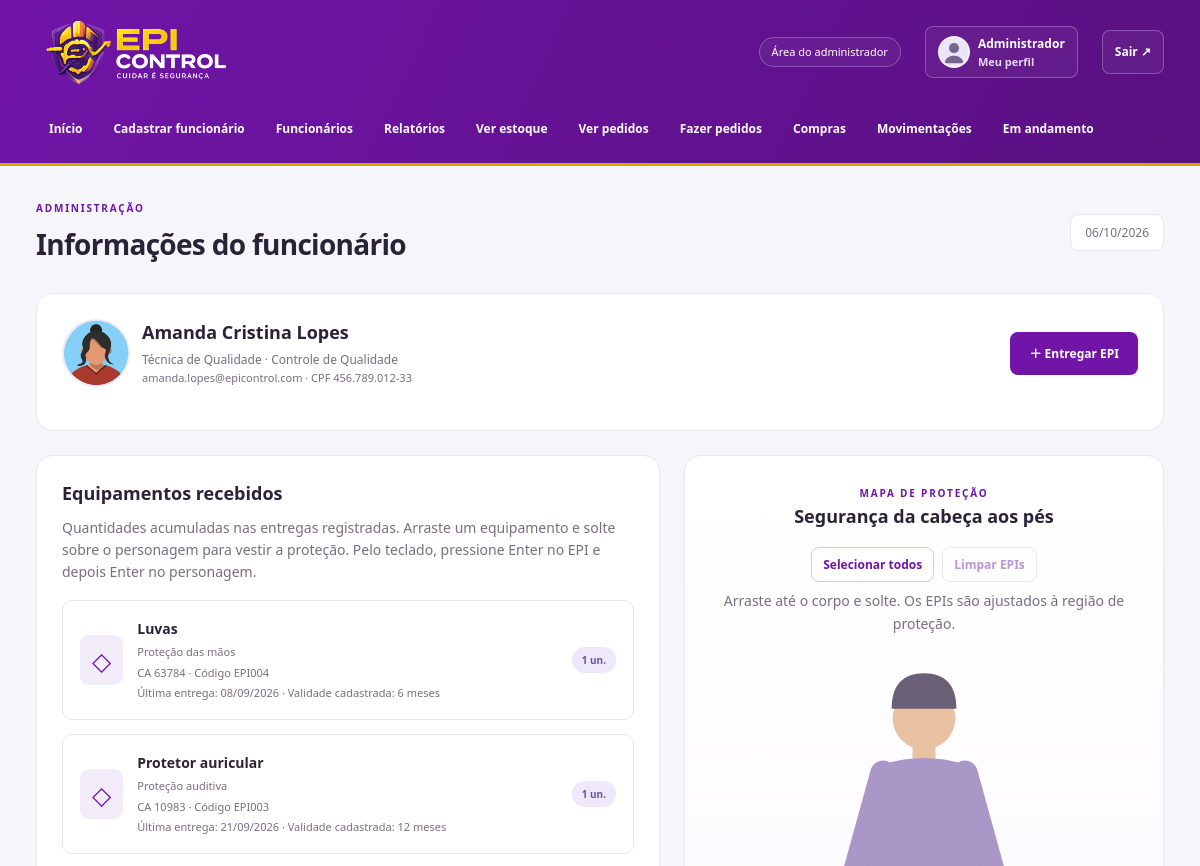
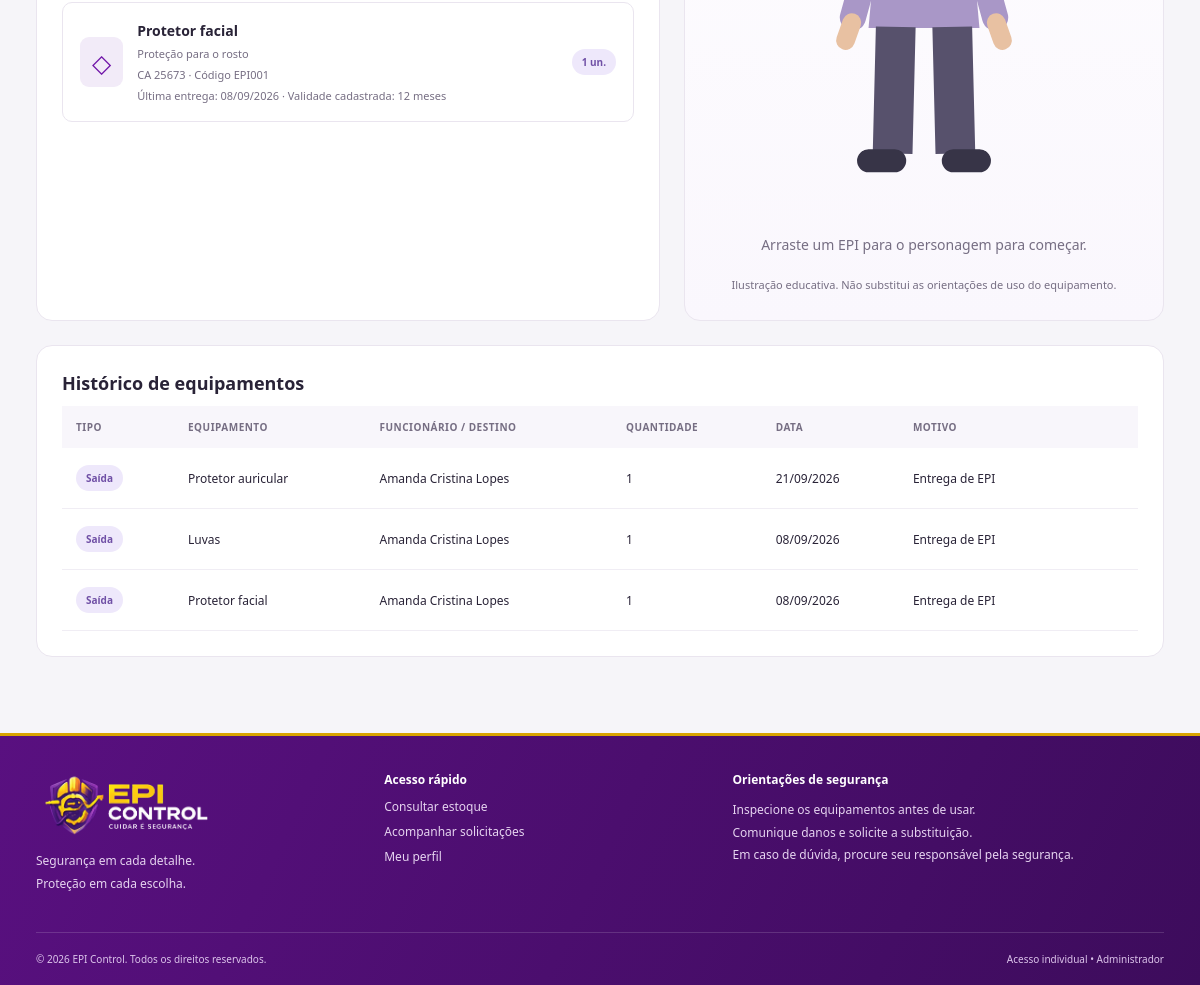
Screenshot of /informacoes.php?id=22 (signed in) with the database file from the repository (2 pictures, top to bottom).
### tables this page shows
CREATE TABLE `tb_funcionarios` (
  `id_funcionario` int(11) NOT NULL,
  `nome_completo` varchar(100) NOT NULL,
  `cpf` varchar(20) DEFAULT NULL,
  `cargo` varchar(100) DEFAULT NULL,
  `setor` varchar(100) DEFAULT NULL,
  `foto_url` varchar(255) DEFAULT NULL,
  `email` varchar(100) NOT NULL,
  `senha` varchar(255) NOT NULL,
  `nivel_acesso` varchar(30) NOT NULL DEFAULT 'Funcionario'
);

CREATE TABLE `tb_epis` (
  `id_epi` int(11) NOT NULL,
  `nome_epi` varchar(100) NOT NULL,
  `descricao` text DEFAULT NULL,
  `quantidade_estoque` int(11) NOT NULL DEFAULT 0,
  `estoque_minimo` int(11) NOT NULL DEFAULT 0,
  `validade` int(11) DEFAULT NULL,
  `codigo` varchar(50) DEFAULT NULL,
  `ca` varchar(50) DEFAULT NULL
);

CREATE TABLE `tb_saida` (
  `id_saida` int(11) NOT NULL,
  `id_funcionario` int(11) NOT NULL,
  `id_epi` int(11) NOT NULL,
  `solicitacao` tinyint(1) DEFAULT NULL,
  `quantidade` int(11) NOT NULL,
  `data` date DEFAULT NULL,
  `motivo` text DEFAULT NULL
);

### app/Controllers/AppController.php (called while the page is built, shortened)
<?php
class AppController
{
    private array $user;
    private bool $admin;
    private string $page;
    public function handle(string $page): void {
        $this->page = $page;
        try {
            $this->model = new EpiModel(conectar());
            $this->user = $this->model->user((int)$_SESSION['id_funcionario']) ?? [];
            $this->admin = $this->user['nivel_acesso'] === 'Administrador';
            $data = ['error'=>$error ?? null,'title'=>$this->titles()[$page] ?? 'EPI Control'];
            $id = (int)($_GET['id'] ?? $_POST['id_funcionario'] ?? 0);
            if (in_array($page,['informacoes','editarfunc','excluirfunc','adicionarepi'],true)) {
                $data['person'] = $this->model->user($id);
                $data['equipment'] = $this->model->equipment($id);
                $data['history'] = $this->model->history($id);
            }
            $views = ['home'=>'dashboard','homefunc'=>'dashboard','andamento'=>'requests','pedidos'=>'requests','minhassolicitacoes'=>'requests','cadastro'=>'person-form','editarfunc'=>'person-form','perfil'=>'person-form','funcionarios'=>'employees','informacoes'=>'equipment','meuepi'=>'equipment','adicionarepi'=>'order-form','solicitar'=>'order-form','fazerpedidos'=>'order-form','estoque'=>'stock','compras'=>'purchases','movimentacoes'=>'history','relatorios'=>'reports','excluirfunc'=>'delete'];
            $this->page = $page;
            $this->render($views[$page] ?? 'message',$data);
        } catch (Throwable $e) {
            error_log((string)$e);
            http_response_code(503);
            $title = 'Sistema indisponível'; $message = 'Confira se o MySQL está iniciado e se o banco tcc foi configurado a partir de database/tcc.sql.';
            require __DIR__ . '/../Views/unavailable.php';
        }
    }
    private function titles(): array { return ['home'=>'Visão geral','homefunc'=>'Meu painel','cadastro'=>'Cadastrar funcionário','funcionarios'=>'Funcionários','editarfunc'=>'Editar funcionário','informacoes'=>'Informações do funcionário','excluirfunc'=>'Excluir funcionário','adicionarepi'=>'Entregar EPI','relatorios'=>'Relatórios','estoque'=>'Estoque de EPIs','pedidos'=>'Solicitações dos funcionários','fazerpedidos'=>'Novo pedido de compra','compras'=>'Compras','movimentacoes'=>'Movimentações','andamento'=>'Em andamento','meuepi'=>'Meu EPI','solicitar'=>'Solicitar EPI','minhassolicitacoes'=>'Minhas solicitações','perfil'=>'Meu perfil']; }
    private function render(string $view, array $data): void {
        extract($data);
        $user = $this->user; $admin = $this->admin; $page = $this->page;
        require __DIR__ . '/../../templates/header.php';
        require __DIR__ . '/../Views/' . $view . '.php';
        require __DIR__ . '/../../templates/footer.php';
    }
}

### app/dispatch.php (called while the page is built)
<?php
require_once __DIR__ . '/bootstrap.php';
require_once __DIR__ . '/Controllers/AppController.php';
(new AppController())->handle($route);

### informacoes.php (called while the page is built)
<?php
$route = 'informacoes';
require __DIR__ . '/app/dispatch.php';

### config/conexao.php (called while the page is built, shortened)
<?php
function conectar(): mysqli
{
    $ports = getenv('DB_PORT') ? [(int) getenv('DB_PORT')] : [3306, 3307];
    foreach ($ports as $port) {
        try {
            $db = new mysqli(getenv('DB_HOST') ?: '127.0.0.1', getenv('DB_USER') ?: 'root', getenv('DB_PASSWORD') ?: '', getenv('DB_NAME') ?: 'tcc', $port);
            $db->set_charset('utf8mb4');
            $db->query("SET time_zone = '-03:00'");
            $db->query("SET time_zone = '-03:00'");
            return $db;
        } catch (mysqli_sql_exception $e) { $lastError = $e; }
    }
    throw new RuntimeException('Banco indisponível. Inicie o MySQL no XAMPP e confira a configuração.', 0, $lastError);
}

### app/Models/EpiModel.php (called while the page is built, shortened)
<?php
class EpiModel
{
    public function run(string $sql, array $params = []): mysqli_stmt {
        $stmt = $this->db->prepare($sql);
        if ($params) {
            $types = implode('', array_map(fn($p) => is_int($p) ? 'i' : 's', $params));
            $stmt->bind_param($types, ...$params);
        }
        $stmt->execute();
        return $stmt;
    }
    public function all(string $sql, array $params = []): array { return $this->run($sql, $params)->get_result()->fetch_all(MYSQLI_ASSOC); }
    public function one(string $sql, array $params = []): ?array { return $this->all($sql, $params)[0] ?? null; }
    public function user(int $id): ?array { return $this->one('SELECT * FROM tb_funcionarios WHERE id_funcionario=?', [$id]); }
    public function equipment(int $userId): array {
        return $this->all('SELECT e.*,SUM(s.quantidade) AS quantidade,MAX(s.data) AS ultima_entrega FROM tb_saida s JOIN tb_epis e ON e.id_epi=s.id_epi WHERE s.id_funcionario=? GROUP BY e.id_epi ORDER BY e.nome_epi', [$userId]);
    }
    public function history(?int $userId = null): array {
        return $this->all("SELECT s.id_saida AS id,s.id_funcionario,'Saída' AS tipo,e.nome_epi,f.nome_completo,s.quantidade,s.data,s.motivo FROM tb_saida s JOIN tb_epis e ON e.id_epi=s.id_epi JOIN tb_funcionarios f ON f.id_funcionario=s.id_funcionario" . ($userId !== null ? ' WHERE s.id_funcionario=?' : " UNION ALL SELECT n.id_entrada,NULL,'Entrada',e.nome_epi,'Almoxarifado',n.quantidade,n.data,n.motivo FROM tb_entrada n JOIN tb_epis e ON e.id_epi=n.id_epi") . ' ORDER BY data DESC,id DESC', $userId !== null ? [$userId] : []);
    }
}

### app/bootstrap.php (called while the page is built, shortened)
<?php
require_once __DIR__ . '/../config/conexao.php';
require_once __DIR__ . '/Models/EpiModel.php';
function e($value): string { return htmlspecialchars((string) ($value ?? ''), ENT_QUOTES | ENT_SUBSTITUTE, 'UTF-8'); }
function avatar(array $person): string {
    return in_array($person['foto_url'] ?? '', ['img/boy.png', 'img/woman.png'], true) ? $person['foto_url'] : 'img/avatar.svg';
}

### app/Views/equipment.php (the view, shortened to what this page needs)
<?php $owner=$person??$user; ?>
<?php if($admin): ?><section class="card"><div class="section-heading"><div class="person"><img class="avatar large" src="<?= e(avatar($owner)) ?>" alt="Foto de <?= e($owner['nome_completo']) ?>"><div><h2><?= e($owner['nome_completo']) ?></h2><p><?= e($owner['cargo']) ?> · <?= e($owner['setor']) ?></p><small><?= e($owner['email']) ?> · CPF <?= e($owner['cpf']) ?></small></div></div><a class="button" href="adicionarepi.php?id=<?= (int)$owner['id_funcionario'] ?>">＋ Entregar EPI</a></div></section><?php endif ?>
<div class="equipment-layout"><section class="card"><h2>Equipamentos recebidos</h2><p>Quantidades acumuladas nas entregas registradas. Arraste um equipamento e solte sobre o personagem para vestir a proteção. Pelo teclado, pressione Enter no EPI e depois Enter no personagem.</p>
<?php foreach($equipment as $epi): $name=mb_strtolower($epi['nome_epi']); $zone='geral'; foreach(['olhos'=>['óculos','oculos'],'ouvidos'=>['auricular','abafador'],'rosto'=>['facial','máscara','mascara','respirador'],'maos'=>['luva'],'cabeca'=>['capacete'],'pes'=>['bota','calçado','calcado'],'tronco'=>['colete','avental','cinto']] as $region=>$terms) { foreach($terms as $term) if(str_contains($name,$term)) $zone=$region; } ?>
<button class="equipment-item" type="button" draggable="true" aria-describedby="equipment-help" data-zone="<?= e($zone) ?>" data-name="<?= e($epi['nome_epi']) ?>" aria-pressed="false"><span class="equipment-icon">◇</span><span><strong><?= e($epi['nome_epi']) ?></strong><small><?= e($epi['descricao']) ?></small><small>CA <?= e($epi['ca']?:'não informado') ?> · Código <?= e($epi['codigo']) ?></small><small>Última entrega: <?= e(date('d/m/Y',strtotime($epi['ultima_entrega']))) ?><?= $epi['validade']?' · Validade cadastrada: '.(int)$epi['validade'].' meses':'' ?></small></span><span class="badge info"><?= (int)$epi['quantidade'] ?> un.</span></button>
<?php endforeach; if(!$equipment): ?><p class="empty">Nenhum EPI recebido até o momento.</p><?php if(!$admin): ?><a class="button" href="solicitar.php">Solicitar equipamento</a><?php endif; endif ?></section>
<section class="card body-card"><span class="eyebrow">MAPA DE PROTEÇÃO</span><h2>Segurança da cabeça aos pés</h2><div class="equipment-controls"><button class="button secondary small" type="button" data-equip-all>Selecionar todos</button><button class="button secondary small" type="button" data-equip-clear>Limpar EPIs</button></div><p id="equipment-help" class="muted">Arraste até o corpo e solte. Os EPIs são ajustados à região de proteção.</p><div class="body-map" tabindex="0" role="button" aria-label="Soltar equipamento no personagem" aria-describedby="equipment-help">
</div><p id="body-description" role="status"></p><small class="muted">Ilustração educativa. Não substitui as orientações de uso do equipamento.</small></section></div>
<section class="card"><h2>Histórico de equipamentos</h2><?php require __DIR__.'/history-table.php'; ?></section>

### templates/header.php (shortened to what this page needs)
<?php
$navigation = $admin ? ['home'=>'Início','cadastro'=>'Cadastrar funcionário','funcionarios'=>'Funcionários','relatorios'=>'Relatórios','estoque'=>'Ver estoque','pedidos'=>'Ver pedidos','fazerpedidos'=>'Fazer pedidos','compras'=>'Compras','movimentacoes'=>'Movimentações','andamento'=>'Em andamento'] : ['homefunc'=>'Início','meuepi'=>'Meu EPI','solicitar'=>'Solicitar EPI','minhassolicitacoes'=>'Minhas solicitações'];
?>
<!doctype html><html lang="pt-BR"><head><link rel="stylesheet" href="css/app.css?v=<?= filemtime(__DIR__.'/../css/app.css') ?>"></head>
<body><a class="skip-link" href="#conteudo">Pular para o conteúdo</a><header class="site-header"><div class="header-top container"><a class="brand" href="<?= $admin?'home.php':'homefunc.php' ?>"><img class="brand-logo" src="img/logohome.png" alt="EPI Control — Cuidar é segurança"></a><div class="header-actions"><span class="role-label"><?= $admin?'Área do administrador':'Área do funcionário' ?></span><a class="profile-link" href="perfil.php"><img src="<?= e(avatar($user)) ?>" alt="Foto de <?= e($user['nome_completo']) ?>"><span><strong><?= e($user['nome_completo']) ?></strong><small>Meu perfil</small></span></a><form method="post" action="logout.php"><?= csrf() ?><button class="text-button" type="submit">Sair ↗</button></form></div></div><nav class="main-nav container" aria-label="Navegação principal"><?php foreach($navigation as $url=>$label): ?><a href="<?= e($url) ?>.php" <?= $page===$url?'class="active" aria-current="page"':'' ?>><?= e($label) ?></a><?php endforeach ?></nav></header>
<main id="conteudo" class="container main-content"><div class="page-heading"><div><span class="eyebrow"><?= $admin?'ADMINISTRAÇÃO':'MINHA SEGURANÇA' ?></span><h1><?= e($title) ?></h1></div><span class="today"><?= date('d/m/Y') ?></span></div>

### app/Views/history-table.php (shortened to what this page needs)
<div class="table-wrap"><table><thead><tr><th>Tipo</th><th>Equipamento</th><th>Funcionário / destino</th><th>Quantidade</th><th>Data</th><th>Motivo</th></tr></thead><tbody><?php foreach($history as $h): ?><tr><td><span class="badge <?= $h['tipo']==='Entrada'?'success':'info' ?>"><?= e($h['tipo']) ?></span></td><td><?= e($h['nome_epi']) ?></td><td><?= e($h['nome_completo']) ?></td><td><?= (int)$h['quantidade'] ?></td><td><?= e(date('d/m/Y',strtotime($h['data']))) ?></td><td class="long-text"><?= e($h['motivo']) ?></td></tr><?php endforeach; ?></tbody></table></div>

### rows the page displays
tb_funcionarios: nome_completo "Administrador", nivel_acesso "Início", nivel_acesso "Cadastrar funcionário", nivel_acesso "Funcionários", nivel_acesso "Relatórios", nivel_acesso "Ver estoque", nivel_acesso "Ver pedidos", nivel_acesso "Fazer pedidos", nivel_acesso "Compras", nivel_acesso "Movimentações", nivel_acesso "Em andamento"
tb_funcionarios: foto_url (picture), nome_completo "Amanda Cristina Lopes", cargo "Técnica de Qualidade", setor "Controle de Qualidade", email "amanda.lopes@epicontrol.com", cpf "456.789.012-33"
tb_epis: nome_epi "Luvas", descricao "Proteção das mãos", ca "63784", codigo "EPI004", ultima_entrega "08/09/2026", validade "6", quantidade "1"
tb_epis: nome_epi "Protetor auricular", descricao "Proteção auditiva", ca "10983", codigo "EPI003", ultima_entrega "21/09/2026", validade "12", quantidade "1"
tb_epis: nome_epi "Protetor facial", descricao "Proteção para o rosto", ca "25673", codigo "EPI001", ultima_entrega "08/09/2026", validade "12", quantidade "1"
tb_saida: tipo "Saída", id_epi.nome_epi "Protetor auricular", id_funcionario.nome_completo "Amanda Cristina Lopes", quantidade "1", data "21/09/2026", motivo "Entrega de EPI"
tb_saida: tipo "Saída", id_epi.nome_epi "Luvas", id_funcionario.nome_completo "Amanda Cristina Lopes", quantidade "1", data "08/09/2026", motivo "Entrega de EPI"
tb_saida: tipo "Saída", id_epi.nome_epi "Protetor facial", id_funcionario.nome_completo "Amanda Cristina Lopes", quantidade "1", data "08/09/2026", motivo "Entrega de EPI"

### other values shown
$title "Informações do funcionário"
